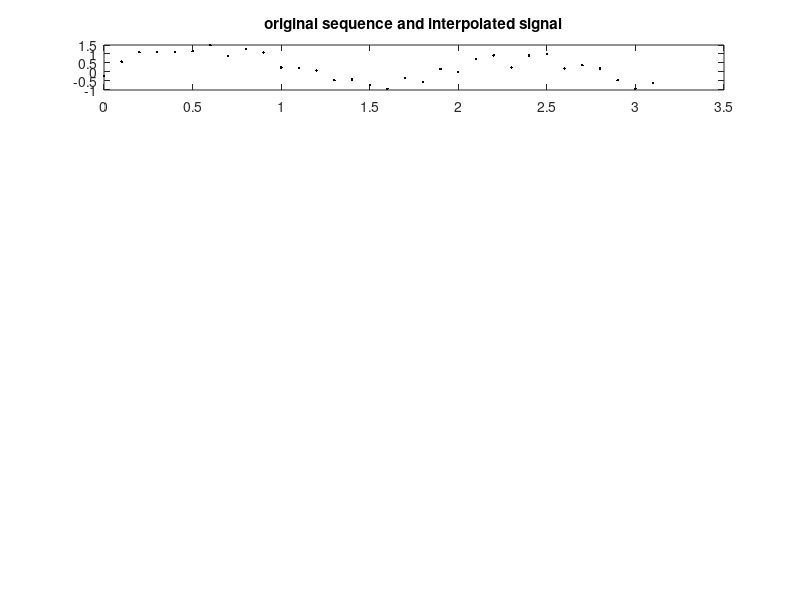

Write MATLAB code to recreate this figure. (Note: this script raises an error after producing the figure.)
%interpolate_by_DFS
clear, clf
w1=pi; w2=.5*pi; %two tones
N=32; n=[0:N-1]; T=0.1; t=n*T; 
x=sin(w1*t)+0.5*sin(w2*t)+(rand(1,N)-0.5); %0.2*sin(20*t);
ti=[0:T/5:(N-1)*T];
subplot(611), plot(t,x,'k.') %original data sequence
title('original sequence and interpolated signal')
[xi,Xi]=interpolation_by_DFS(T,x,1,ti);
hold on, plot(ti,xi,'r') %reconstructed signal
k=[0:N-1];
subplot(612), stem(k,abs(Xi),'k.') %original spectrum
title('original spectrum')
[xi,Xi]=interpolation_by_DFS(T,x,1/2,ti);
subplot(613), stem(k,abs(Xi),'r.') %filtered spectrum
title('filtered spectrum')
subplot(614), plot(t,x,'k.', ti,xi,'r') %filtered signal
title('filtered signal')
[xi,Xi]=interpolation_by_DFS(T,x,1/4,ti);
subplot(615), stem(k,abs(Xi),'r.') %filtered spectrum
title('filtered spectrum')
subplot(616), plot(t,x,'k.', ti,xi,'r') %filtered signal
title('filtered signal')
